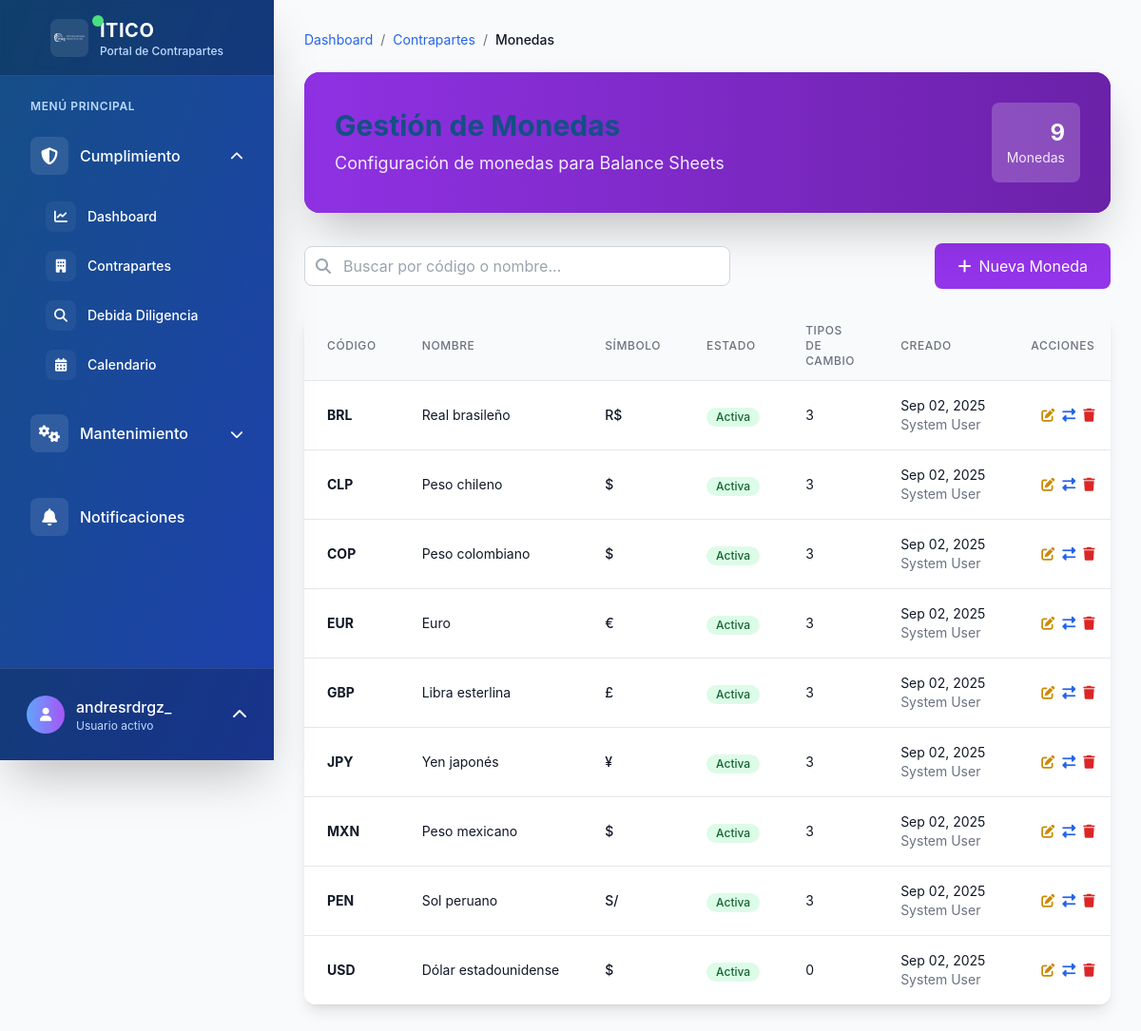
/contrapartes/monedas/ (signed in), run on the app's committed database.
### contrapartes/models.py (models this page shows, shortened)
class Moneda(models.Model):
    codigo = models.CharField(
        max_length=3,
        unique=True,
        verbose_name="Código",
        help_text="Código de la moneda (ISO 4217) - ej: USD, EUR, COP"
    )
    nombre = models.CharField(
        max_length=100,
        verbose_name="Nombre",
        help_text="Nombre de la moneda"
    )
    simbolo = models.CharField(
        max_length=10,
        verbose_name="Símbolo",
        help_text="Símbolo de la moneda - ej: $, €, ¥"
    )
    activo = models.BooleanField(
        default=True,
        verbose_name="Activo"
    )
    creado_por = models.ForeignKey(
        User,
        on_delete=models.PROTECT,
        related_name='monedas_creadas',
        verbose_name="Creado por"
    )
    fecha_creacion = models.DateTimeField(auto_now_add=True, verbose_name="Fecha de creación")
    fecha_actualizacion = models.DateTimeField(auto_now=True, verbose_name="Última actualización")
    class Meta:
        verbose_name = "Moneda"
        verbose_name_plural = "Monedas"
        ordering = ['codigo']

### contrapartes/views.py (the view)
# urls.py: path('monedas/', views.MonedaListView.as_view(), name='moneda_lista'),
class MonedaListView(LoginRequiredMixin, ListView):
    model = Moneda
    template_name = 'contrapartes/moneda_lista.html'
    context_object_name = 'monedas'
    paginate_by = 20
    def get_queryset(self):
        queryset = Moneda.objects.all()
        search = self.request.GET.get('search')
        if search:
            queryset = queryset.filter(
                Q(codigo__icontains=search) |
                Q(nombre__icontains=search)
            )
        return queryset

### templates/contrapartes/moneda_lista.html (shortened to what this page needs)
{% extends 'base.html' %}
{% block breadcrumb %}
<nav aria-label="breadcrumb" class="mb-6">
    <ol class="flex items-center space-x-2 text-sm">
        <li><a href="{% url 'dashboard:index' %}" class="text-blue-600 hover:text-blue-800">Dashboard</a></li>
        <li class="text-gray-500">/</li>
        <li><a href="{% url 'contrapartes:lista' %}" class="text-blue-600 hover:text-blue-800">Contrapartes</a></li>
        <li class="text-gray-500">/</li>
        <li class="text-gray-900 font-medium">Monedas</li>
    </ol>
</nav>
{% endblock %}
{% block content %}
<div class="mb-8">
    <div class="bg-purple-800 rounded-2xl p-8 text-white shadow-2xl relative overflow-hidden">
        <div class="absolute inset-0 bg-gradient-to-r from-purple-600 to-purple-800 opacity-90"></div>
        <div class="relative z-10">
            <div class="flex items-center justify-between">
                <div>
                    <h1 class="text-3xl font-bold mb-2">Gestión de Monedas</h1>
                    <p class="text-purple-100 text-lg">Configuración de monedas para Balance Sheets</p>
                </div>
                <div class="text-right">
                    <div class="bg-white bg-opacity-20 rounded-lg p-4">
                        <div class="text-2xl font-bold">{{ monedas|length }}</div>
                        <div class="text-purple-100 text-sm">Monedas</div>
                    </div>
                </div>
            </div>
        </div>
    </div>
</div>
<div class="flex justify-between items-center mb-6">
    <div class="flex-1 max-w-md">
        <form method="get" class="relative">
            <input type="text" name="search"
                   value="{{ request.GET.search }}"
                   placeholder="Buscar por código o nombre..."
                   class="w-full px-4 py-2 pl-10 border border-gray-300 rounded-lg focus:ring-2 focus:ring-purple-500 focus:border-transparent">
            <div class="absolute inset-y-0 left-0 pl-3 flex items-center pointer-events-none">
            </div>
        </form>
    </div>
    <div>
        <a href="{% url 'contrapartes:moneda_crear' %}"
           class="inline-flex items-center px-6 py-3 bg-purple-600 text-white rounded-lg hover:bg-purple-700 transition-colors duration-200">
            <i class="fas fa-plus mr-2"></i>
            Nueva Moneda
        </a>
    </div>
</div>
<div class="bg-white rounded-xl shadow-lg overflow-hidden">
    {% if monedas %}
        <div class="overflow-x-auto">
            <table class="min-w-full divide-y divide-gray-200">
                <thead class="bg-gray-50">
                    <tr>
                        <th class="px-6 py-3 text-left text-xs font-medium text-gray-500 uppercase tracking-wider">Código</th>
                        <th class="px-6 py-3 text-left text-xs font-medium text-gray-500 uppercase tracking-wider">Nombre</th>
                        <th class="px-6 py-3 text-left text-xs font-medium text-gray-500 uppercase tracking-wider">Símbolo</th>
                        <th class="px-6 py-3 text-left text-xs font-medium text-gray-500 uppercase tracking-wider">Estado</th>
                        <th class="px-6 py-3 text-left text-xs font-medium text-gray-500 uppercase tracking-wider">Tipos de Cambio</th>
                        <th class="px-6 py-3 text-left text-xs font-medium text-gray-500 uppercase tracking-wider">Creado</th>
                        <th class="px-6 py-3 text-right text-xs font-medium text-gray-500 uppercase tracking-wider">Acciones</th>
                    </tr>
                </thead>
                <tbody class="bg-white divide-y divide-gray-200">
                    {% for moneda in monedas %}
                    <tr class="hover:bg-gray-50">
                        <td class="px-6 py-4 whitespace-nowrap">
                            <div class="text-sm font-bold text-gray-900">{{ moneda.codigo }}</div>
                        </td>
                        <td class="px-6 py-4 whitespace-nowrap">
                            <div class="text-sm text-gray-900">{{ moneda.nombre }}</div>
                        </td>
                        <td class="px-6 py-4 whitespace-nowrap">
                            <div class="text-sm font-medium text-gray-900">{{ moneda.simbolo }}</div>
                        </td>
                        <td class="px-6 py-4 whitespace-nowrap">
                            {% if moneda.activo %}
                                <span class="inline-flex items-center px-2.5 py-0.5 rounded-full text-xs font-medium bg-green-100 text-green-800">
                                    Activa
                                </span>
                            {% else %}
                                <span class="inline-flex items-center px-2.5 py-0.5 rounded-full text-xs font-medium bg-red-100 text-red-800">
                                    Inactiva
                                </span>
                            {% endif %}
                        </td>
                        <td class="px-6 py-4 whitespace-nowrap">
                            <div class="text-sm text-gray-900">{{ moneda.tipos_cambio.count }}</div>
                        </td>
                        <td class="px-6 py-4 whitespace-nowrap">
                            <div class="text-sm text-gray-900">{{ moneda.fecha_creacion|date:"M d, Y" }}</div>
                            <div class="text-sm text-gray-500">{{ moneda.creado_por.get_full_name|default:moneda.creado_por.username }}</div>
                        </td>
                        <td class="px-6 py-4 whitespace-nowrap text-right text-sm font-medium">
                            <div class="flex items-center justify-end space-x-2">
                                <a href="{% url 'contrapartes:moneda_editar' moneda.pk %}"
                                   class="text-yellow-600 hover:text-yellow-900" title="Editar">
                                    <i class="fas fa-edit"></i>
                                </a>
                                <a href="{% url 'contrapartes:tipo_cambio_lista' %}?moneda={{ moneda.codigo }}"
                                   class="text-blue-600 hover:text-blue-900" title="Ver tipos de cambio">
                                    <i class="fas fa-exchange-alt"></i>
                                </a>
                                {% if not moneda.balance_sheets_moneda_local.exists %}
                                    <a href="{% url 'contrapartes:moneda_eliminar' moneda.pk %}"
                                       class="text-red-600 hover:text-red-900" title="Eliminar"
                                       onclick="return confirm('¿Está seguro de que desea eliminar esta moneda?')">
                                        <i class="fas fa-trash"></i>
                                    </a>
                                {% endif %}
                            </div>
                        </td>
                    </tr>
                    {% endfor %}
                </tbody>
            </table>
        </div>
    {% endif %}
</div>
{% endblock %}

### templates/partials/user_menu.html (shortened to what this page needs)
{% if user.is_authenticated %}
    <div class="p-4 border-t border-white border-opacity-10 bg-black bg-opacity-20 flex-shrink-0">
        <div class="relative">
            <button id="user-menu-button" class="group flex items-center w-full text-white hover:bg-white hover:bg-opacity-10 p-3 rounded-xl transition-all duration-300">
                <div class="flex items-center justify-center w-10 h-10 rounded-full bg-gradient-to-r from-blue-400 to-purple-500 mr-3 group-hover:scale-110 transition-transform duration-300 overflow-hidden">
                    {% if user.profile.profile_picture %}
                        <img src="{{ user.profile.profile_picture.url }}"
                             alt="{{ user.get_full_name|default:user.username }}"
                             class="w-full h-full object-cover">
                    {% else %}
                        <i class="fas fa-user text-sm"></i>
                    {% endif %}
                </div>
                <div class="flex-1 text-left">
                    <p class="font-medium truncate group-hover:translate-x-1 transition-transform duration-300">{{ user.get_full_name|default:user.username }}</p>
                    <p class="text-xs text-blue-200">Usuario activo</p>
                </div>
                <i class="fas fa-chevron-up ml-2 transform group-hover:rotate-180 transition-transform duration-300" id="chevron-icon"></i>
            </button>
        </div>
    </div>
{% endif %}

### static/css/itico.css (style rules this page uses)
:root { --color-primario: #154F86; --color-blanco: #FFFFFF; --color-exito: #10B981; --color-advertencia: #F59E0B; --color-error: #EF4444; --color-info: #3B82F6; --color-fondo: var(--color-blanco); --color-fondo-secundario: #F9FAFB; --color-texto: var(--color-primario); --color-texto-secundario: #6B7280; --color-borde: #E5E7EB; --sombra-sm: 0 1px 2px 0 rgba(0, 0, 0, 0.05); --sombra-md: 0 4px 6px -1px rgba(0, 0, 0, 0.1); --sombra-lg: 0 10px 15px -3px rgba(0, 0, 0, 0.1); }
* { margin: 0; padding: 0; box-sizing: border-box; }
body { background: var(--color-fondo); color: var(--color-texto); font-family: -apple-system, BlinkMacSystemFont, 'Segoe UI', Roboto, Oxygen, Ubuntu, Cantarell, sans-serif; line-height: 1.6; }
h1, h2, h3, h4, h5, h6 { color: var(--color-primario); margin-bottom: 1rem; font-weight: 600; }
h1 { font-size: 2.5rem; }
a { color: var(--color-primario); text-decoration: none; transition: color 0.3s ease; }
.shadow-lg { box-shadow: var(--sombra-lg); }
.rounded-lg { border-radius: 0.75rem; }
.p-3 { padding: 0.75rem; }
.p-4 { padding: 1rem; }
.mb-2 { margin-bottom: 0.5rem; }
.mb-6 { margin-bottom: 1.5rem; }

### data on the page
Moneda: codigo "BRL", nombre "Real brasileño", simbolo "R$", activo "Activa", tipos_cambio.count "3", fecha_creacion "Sep 02, 2025", creado_por.get_full_name "System User"
Moneda: codigo "CLP", nombre "Peso chileno", simbolo "$", activo "Activa", tipos_cambio.count "3", fecha_creacion "Sep 02, 2025", creado_por.get_full_name "System User"
Moneda: codigo "COP", nombre "Peso colombiano", simbolo "$", activo "Activa", tipos_cambio.count "3", fecha_creacion "Sep 02, 2025", creado_por.get_full_name "System User"
Moneda: codigo "EUR", nombre "Euro", simbolo "€", activo "Activa", tipos_cambio.count "3", fecha_creacion "Sep 02, 2025", creado_por.get_full_name "System User"
Moneda: codigo "GBP", nombre "Libra esterlina", simbolo "£", activo "Activa", tipos_cambio.count "3", fecha_creacion "Sep 02, 2025", creado_por.get_full_name "System User"
Moneda: codigo "JPY", nombre "Yen japonés", simbolo "¥", activo "Activa", tipos_cambio.count "3", fecha_creacion "Sep 02, 2025", creado_por.get_full_name "System User"
Moneda: codigo "MXN", nombre "Peso mexicano", simbolo "$", activo "Activa", tipos_cambio.count "3", fecha_creacion "Sep 02, 2025", creado_por.get_full_name "System User"
Moneda: codigo "PEN", nombre "Sol peruano", simbolo "S/", activo "Activa", tipos_cambio.count "3", fecha_creacion "Sep 02, 2025", creado_por.get_full_name "System User"
Moneda: codigo "USD", nombre "Dólar estadounidense", simbolo "$", activo "Activa", tipos_cambio.count "0", fecha_creacion "Sep 02, 2025", creado_por.get_full_name "System User"

### other printed values
{{ user.get_full_name|default:user.username }} "andresrdrgz_"
{{ monedas|length }} "9"
